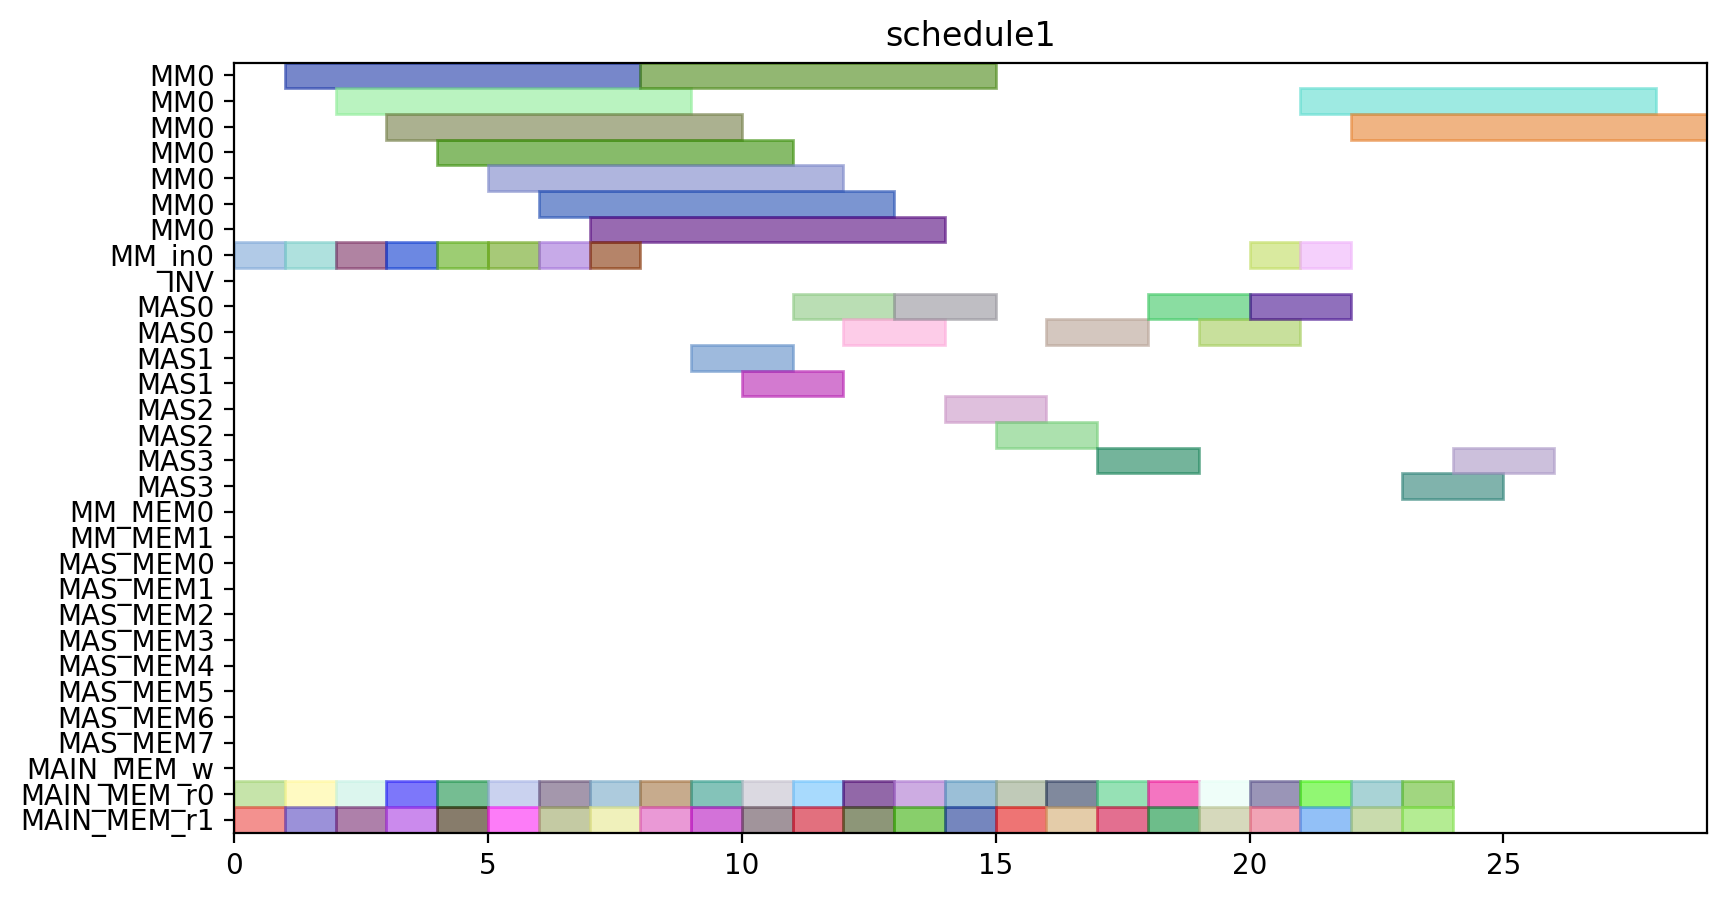

Write Python code to recreate this figure.
from pyschedule import Scenario, solvers, plotters, alt


def solve():
	horizon = 112
	S = Scenario("schedule1", horizon=horizon)

	# resource
	MM = S.Resources('MM', num=1, size=7)
	MM_in = S.Resources('MM_in', num=1)
	INV = S.Resource('INV')
	MAS = S.Resources('MAS', num=4, size=2, periods=range(1, horizon))
	MM_MEM = S.Resources('MM_MEM', num=2)
	MAS_MEM = S.Resources('MAS_MEM', num=8)
	MAIN_MEM_w = S.Resource('MAIN_MEM_w', size=1)
	MAIN_MEM_r = S.Resources('MAIN_MEM_r', num=2)

	# result of previous scheduling
	t6_t0_in = S.Task('t6_t0_in', length=1, delay_cost=1)
	S += t6_t0_in >= 0
	t6_t0_in += MM_in[0]

	t6_t0_mem0 = S.Task('t6_t0_mem0', length=1, delay_cost=1)
	S += t6_t0_mem0 >= 0
	t6_t0_mem0 += MAIN_MEM_r[0]

	t6_t0_mem1 = S.Task('t6_t0_mem1', length=1, delay_cost=1)
	S += t6_t0_mem1 >= 0
	t6_t0_mem1 += MAIN_MEM_r[1]

	t5_t0_in = S.Task('t5_t0_in', length=1, delay_cost=1)
	S += t5_t0_in >= 1
	t5_t0_in += MM_in[0]

	t5_t0_mem0 = S.Task('t5_t0_mem0', length=1, delay_cost=1)
	S += t5_t0_mem0 >= 1
	t5_t0_mem0 += MAIN_MEM_r[0]

	t5_t0_mem1 = S.Task('t5_t0_mem1', length=1, delay_cost=1)
	S += t5_t0_mem1 >= 1
	t5_t0_mem1 += MAIN_MEM_r[1]

	t6_t0 = S.Task('t6_t0', length=7, delay_cost=1)
	S += t6_t0 >= 1
	t6_t0 += MM[0]

	t5_t0 = S.Task('t5_t0', length=7, delay_cost=1)
	S += t5_t0 >= 2
	t5_t0 += MM[0]

	t5_t1_in = S.Task('t5_t1_in', length=1, delay_cost=1)
	S += t5_t1_in >= 2
	t5_t1_in += MM_in[0]

	t5_t1_mem0 = S.Task('t5_t1_mem0', length=1, delay_cost=1)
	S += t5_t1_mem0 >= 2
	t5_t1_mem0 += MAIN_MEM_r[0]

	t5_t1_mem1 = S.Task('t5_t1_mem1', length=1, delay_cost=1)
	S += t5_t1_mem1 >= 2
	t5_t1_mem1 += MAIN_MEM_r[1]

	t4_t3_in = S.Task('t4_t3_in', length=1, delay_cost=1)
	S += t4_t3_in >= 3
	t4_t3_in += MM_in[0]

	t4_t3_mem0 = S.Task('t4_t3_mem0', length=1, delay_cost=1)
	S += t4_t3_mem0 >= 3
	t4_t3_mem0 += MAIN_MEM_r[0]

	t4_t3_mem1 = S.Task('t4_t3_mem1', length=1, delay_cost=1)
	S += t4_t3_mem1 >= 3
	t4_t3_mem1 += MAIN_MEM_r[1]

	t5_t1 = S.Task('t5_t1', length=7, delay_cost=1)
	S += t5_t1 >= 3
	t5_t1 += MM[0]

	t4_t3 = S.Task('t4_t3', length=7, delay_cost=1)
	S += t4_t3 >= 4
	t4_t3 += MM[0]

	t6_t1_in = S.Task('t6_t1_in', length=1, delay_cost=1)
	S += t6_t1_in >= 4
	t6_t1_in += MM_in[0]

	t6_t1_mem0 = S.Task('t6_t1_mem0', length=1, delay_cost=1)
	S += t6_t1_mem0 >= 4
	t6_t1_mem0 += MAIN_MEM_r[0]

	t6_t1_mem1 = S.Task('t6_t1_mem1', length=1, delay_cost=1)
	S += t6_t1_mem1 >= 4
	t6_t1_mem1 += MAIN_MEM_r[1]

	t3_t1_in = S.Task('t3_t1_in', length=1, delay_cost=1)
	S += t3_t1_in >= 5
	t3_t1_in += MM_in[0]

	t3_t1_mem0 = S.Task('t3_t1_mem0', length=1, delay_cost=1)
	S += t3_t1_mem0 >= 5
	t3_t1_mem0 += MAIN_MEM_r[0]

	t3_t1_mem1 = S.Task('t3_t1_mem1', length=1, delay_cost=1)
	S += t3_t1_mem1 >= 5
	t3_t1_mem1 += MAIN_MEM_r[1]

	t6_t1 = S.Task('t6_t1', length=7, delay_cost=1)
	S += t6_t1 >= 5
	t6_t1 += MM[0]

	t3_t0_in = S.Task('t3_t0_in', length=1, delay_cost=1)
	S += t3_t0_in >= 6
	t3_t0_in += MM_in[0]

	t3_t0_mem0 = S.Task('t3_t0_mem0', length=1, delay_cost=1)
	S += t3_t0_mem0 >= 6
	t3_t0_mem0 += MAIN_MEM_r[0]

	t3_t0_mem1 = S.Task('t3_t0_mem1', length=1, delay_cost=1)
	S += t3_t0_mem1 >= 6
	t3_t0_mem1 += MAIN_MEM_r[1]

	t3_t1 = S.Task('t3_t1', length=7, delay_cost=1)
	S += t3_t1 >= 6
	t3_t1 += MM[0]

	t0_t3_in = S.Task('t0_t3_in', length=1, delay_cost=1)
	S += t0_t3_in >= 7
	t0_t3_in += MM_in[0]

	t0_t3_mem0 = S.Task('t0_t3_mem0', length=1, delay_cost=1)
	S += t0_t3_mem0 >= 7
	t0_t3_mem0 += MAIN_MEM_r[0]

	t0_t3_mem1 = S.Task('t0_t3_mem1', length=1, delay_cost=1)
	S += t0_t3_mem1 >= 7
	t0_t3_mem1 += MAIN_MEM_r[1]

	t3_t0 = S.Task('t3_t0', length=7, delay_cost=1)
	S += t3_t0 >= 7
	t3_t0 += MM[0]

	t0_t0_mem0 = S.Task('t0_t0_mem0', length=1, delay_cost=1)
	S += t0_t0_mem0 >= 8
	t0_t0_mem0 += MAIN_MEM_r[0]

	t0_t0_mem1 = S.Task('t0_t0_mem1', length=1, delay_cost=1)
	S += t0_t0_mem1 >= 8
	t0_t0_mem1 += MAIN_MEM_r[1]

	t0_t3 = S.Task('t0_t3', length=7, delay_cost=1)
	S += t0_t3 >= 8
	t0_t3 += MM[0]

	t0_t0 = S.Task('t0_t0', length=2, delay_cost=1)
	S += t0_t0 >= 9
	t0_t0 += MAS[1]

	t4_t0_mem0 = S.Task('t4_t0_mem0', length=1, delay_cost=1)
	S += t4_t0_mem0 >= 9
	t4_t0_mem0 += MAIN_MEM_r[0]

	t4_t0_mem1 = S.Task('t4_t0_mem1', length=1, delay_cost=1)
	S += t4_t0_mem1 >= 9
	t4_t0_mem1 += MAIN_MEM_r[1]

	t4_t0 = S.Task('t4_t0', length=2, delay_cost=1)
	S += t4_t0 >= 10
	t4_t0 += MAS[1]

	t5_t3_mem0 = S.Task('t5_t3_mem0', length=1, delay_cost=1)
	S += t5_t3_mem0 >= 10
	t5_t3_mem0 += MAIN_MEM_r[0]

	t5_t3_mem1 = S.Task('t5_t3_mem1', length=1, delay_cost=1)
	S += t5_t3_mem1 >= 10
	t5_t3_mem1 += MAIN_MEM_r[1]

	t4_t1_mem0 = S.Task('t4_t1_mem0', length=1, delay_cost=1)
	S += t4_t1_mem0 >= 11
	t4_t1_mem0 += MAIN_MEM_r[0]

	t4_t1_mem1 = S.Task('t4_t1_mem1', length=1, delay_cost=1)
	S += t4_t1_mem1 >= 11
	t4_t1_mem1 += MAIN_MEM_r[1]

	t5_t3 = S.Task('t5_t3', length=2, delay_cost=1)
	S += t5_t3 >= 11
	t5_t3 += MAS[0]

	t11_mem0 = S.Task('t11_mem0', length=1, delay_cost=1)
	S += t11_mem0 >= 12
	t11_mem0 += MAIN_MEM_r[0]

	t11_mem1 = S.Task('t11_mem1', length=1, delay_cost=1)
	S += t11_mem1 >= 12
	t11_mem1 += MAIN_MEM_r[1]

	t4_t1 = S.Task('t4_t1', length=2, delay_cost=1)
	S += t4_t1 >= 12
	t4_t1 += MAS[0]

	t11 = S.Task('t11', length=2, delay_cost=1)
	S += t11 >= 13
	t11 += MAS[0]

	t6_t2_mem0 = S.Task('t6_t2_mem0', length=1, delay_cost=1)
	S += t6_t2_mem0 >= 13
	t6_t2_mem0 += MAIN_MEM_r[0]

	t6_t2_mem1 = S.Task('t6_t2_mem1', length=1, delay_cost=1)
	S += t6_t2_mem1 >= 13
	t6_t2_mem1 += MAIN_MEM_r[1]

	t10_mem0 = S.Task('t10_mem0', length=1, delay_cost=1)
	S += t10_mem0 >= 14
	t10_mem0 += MAIN_MEM_r[0]

	t10_mem1 = S.Task('t10_mem1', length=1, delay_cost=1)
	S += t10_mem1 >= 14
	t10_mem1 += MAIN_MEM_r[1]

	t6_t2 = S.Task('t6_t2', length=2, delay_cost=1)
	S += t6_t2 >= 14
	t6_t2 += MAS[2]

	t10 = S.Task('t10', length=2, delay_cost=1)
	S += t10 >= 15
	t10 += MAS[2]

	t5_t2_mem0 = S.Task('t5_t2_mem0', length=1, delay_cost=1)
	S += t5_t2_mem0 >= 15
	t5_t2_mem0 += MAIN_MEM_r[0]

	t5_t2_mem1 = S.Task('t5_t2_mem1', length=1, delay_cost=1)
	S += t5_t2_mem1 >= 15
	t5_t2_mem1 += MAIN_MEM_r[1]

	t3_t2_mem0 = S.Task('t3_t2_mem0', length=1, delay_cost=1)
	S += t3_t2_mem0 >= 16
	t3_t2_mem0 += MAIN_MEM_r[0]

	t3_t2_mem1 = S.Task('t3_t2_mem1', length=1, delay_cost=1)
	S += t3_t2_mem1 >= 16
	t3_t2_mem1 += MAIN_MEM_r[1]

	t5_t2 = S.Task('t5_t2', length=2, delay_cost=1)
	S += t5_t2 >= 16
	t5_t2 += MAS[0]

	t0_t1_mem0 = S.Task('t0_t1_mem0', length=1, delay_cost=1)
	S += t0_t1_mem0 >= 17
	t0_t1_mem0 += MAIN_MEM_r[0]

	t0_t1_mem1 = S.Task('t0_t1_mem1', length=1, delay_cost=1)
	S += t0_t1_mem1 >= 17
	t0_t1_mem1 += MAIN_MEM_r[1]

	t3_t2 = S.Task('t3_t2', length=2, delay_cost=1)
	S += t3_t2 >= 17
	t3_t2 += MAS[3]

	t0_t1 = S.Task('t0_t1', length=2, delay_cost=1)
	S += t0_t1 >= 18
	t0_t1 += MAS[0]

	t3_t3_mem0 = S.Task('t3_t3_mem0', length=1, delay_cost=1)
	S += t3_t3_mem0 >= 18
	t3_t3_mem0 += MAIN_MEM_r[0]

	t3_t3_mem1 = S.Task('t3_t3_mem1', length=1, delay_cost=1)
	S += t3_t3_mem1 >= 18
	t3_t3_mem1 += MAIN_MEM_r[1]

	t3_t3 = S.Task('t3_t3', length=2, delay_cost=1)
	S += t3_t3 >= 19
	t3_t3 += MAS[0]

	t6_t3_mem0 = S.Task('t6_t3_mem0', length=1, delay_cost=1)
	S += t6_t3_mem0 >= 19
	t6_t3_mem0 += MAIN_MEM_r[0]

	t6_t3_mem1 = S.Task('t6_t3_mem1', length=1, delay_cost=1)
	S += t6_t3_mem1 >= 19
	t6_t3_mem1 += MAIN_MEM_r[1]

	t6_t3 = S.Task('t6_t3', length=2, delay_cost=1)
	S += t6_t3 >= 20
	t6_t3 += MAS[0]


	# new tasks
	t7_t0_in = S.Task('t7_t0_in', length=1, delay_cost=1)
	t7_t0_in += alt(MM_in)
	t7_t0 = S.Task('t7_t0', length=7, delay_cost=1)
	t7_t0 += alt(MM)
	S += t7_t0>=t7_t0_in

	t7_t0_mem0 = S.Task('t7_t0_mem0', length=1, delay_cost=1)
	t7_t0_mem0 += MAIN_MEM_r[0]
	S += t7_t0_mem0 <= t7_t0

	t7_t0_mem1 = S.Task('t7_t0_mem1', length=1, delay_cost=1)
	t7_t0_mem1 += MAIN_MEM_r[1]
	S += t7_t0_mem1 <= t7_t0

	t7_t1_in = S.Task('t7_t1_in', length=1, delay_cost=1)
	t7_t1_in += alt(MM_in)
	t7_t1 = S.Task('t7_t1', length=7, delay_cost=1)
	t7_t1 += alt(MM)
	S += t7_t1>=t7_t1_in

	t7_t1_mem0 = S.Task('t7_t1_mem0', length=1, delay_cost=1)
	t7_t1_mem0 += MAIN_MEM_r[0]
	S += t7_t1_mem0 <= t7_t1

	t7_t1_mem1 = S.Task('t7_t1_mem1', length=1, delay_cost=1)
	t7_t1_mem1 += MAIN_MEM_r[1]
	S += t7_t1_mem1 <= t7_t1

	t7_t2 = S.Task('t7_t2', length=2, delay_cost=1)
	t7_t2 += alt(MAS)

	t7_t2_mem0 = S.Task('t7_t2_mem0', length=1, delay_cost=1)
	t7_t2_mem0 += MAIN_MEM_r[0]
	S += t7_t2_mem0 <= t7_t2

	t7_t2_mem1 = S.Task('t7_t2_mem1', length=1, delay_cost=1)
	t7_t2_mem1 += MAIN_MEM_r[1]
	S += t7_t2_mem1 <= t7_t2

	t7_t3 = S.Task('t7_t3', length=2, delay_cost=1)
	t7_t3 += alt(MAS)

	t7_t3_mem0 = S.Task('t7_t3_mem0', length=1, delay_cost=1)
	t7_t3_mem0 += MAIN_MEM_r[0]
	S += t7_t3_mem0 <= t7_t3

	t7_t3_mem1 = S.Task('t7_t3_mem1', length=1, delay_cost=1)
	t7_t3_mem1 += MAIN_MEM_r[1]
	S += t7_t3_mem1 <= t7_t3

	solvers.mip.solve(S,msg=1,kind='CPLEX',ratio_gap=1.01)

	solution = [['hoge']*len(S.solution()[1]) for i in range(len(S.solution()))]
	for i in range(len(S.solution())):
		for j in range(len(S.solution()[i])):
			solution[i][j]=str(S.solution()[i][j])
	print(solution)

	cycles = int(solution[-1][3])

	pic_file_name = "/home/mfukuda/ABE/python/multiRAM_multiMAS/scheduling_result/stage7MM1_stage2MAS4/SQR012345/schedule1.png"
	if(S.solution() != []):
		plotters.matplotlib.plot(S,img_filename=pic_file_name, show_task_labels=False, fig_size=(cycles*0.25+3, 5))

	return solution
